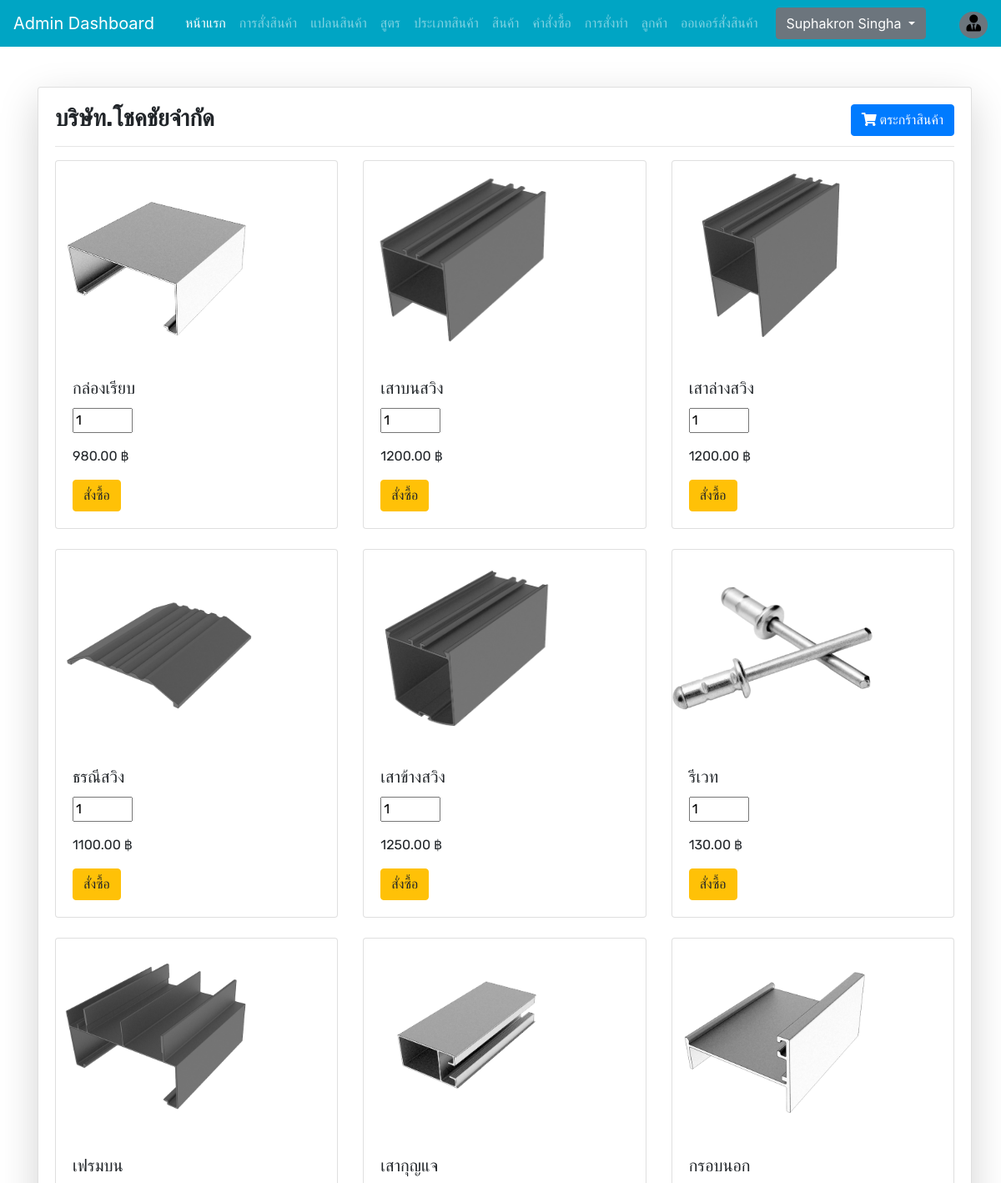
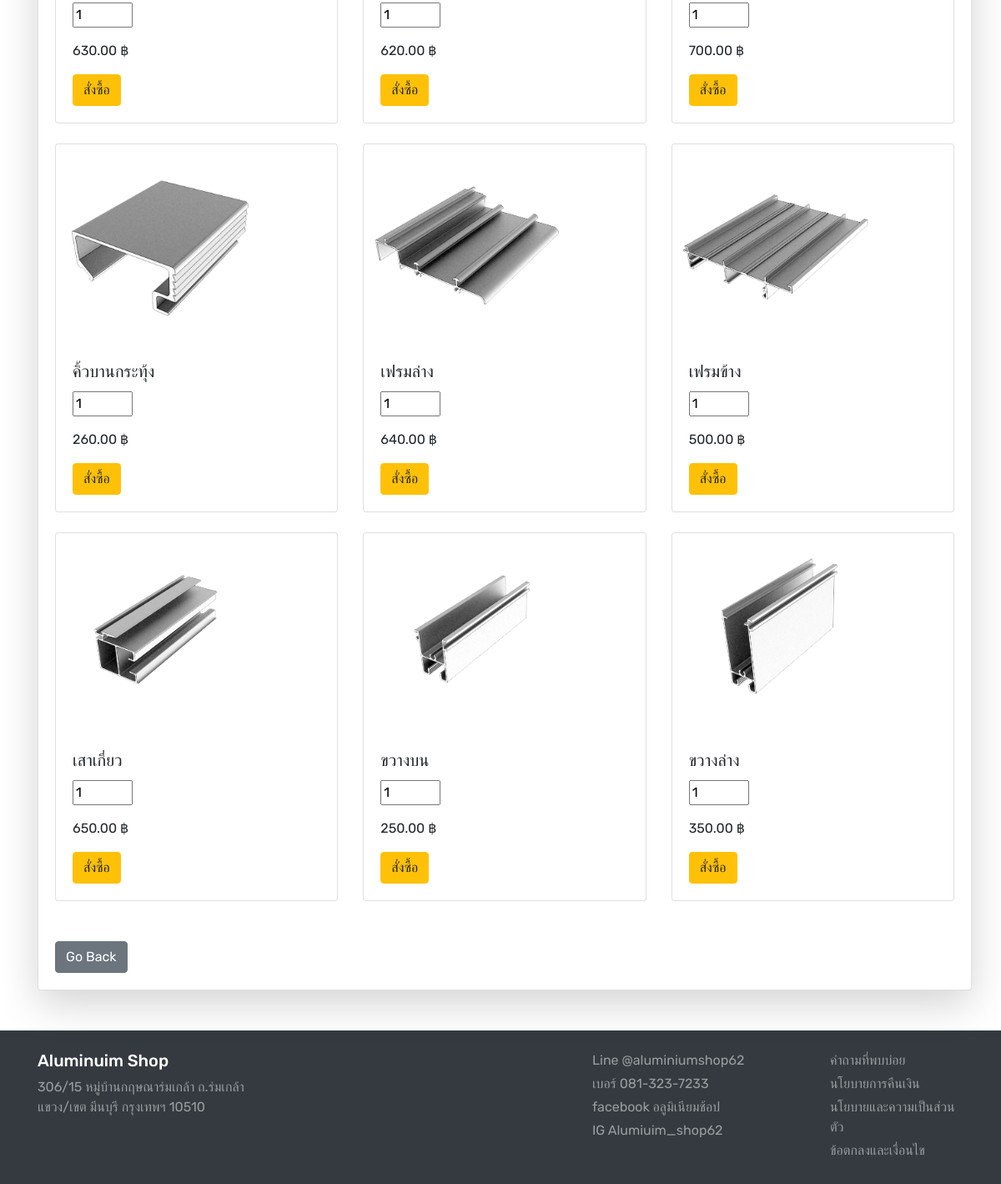
Page /admin/admincompanydetail.php?id=1 (signed in) on the committed database (2 pictures, top to bottom).
### tables this page shows
CREATE TABLE `company` (
  `company_id` int(11) NOT NULL,
  `company_name` varchar(255) NOT NULL,
  `company_image` varchar(255) NOT NULL
);

CREATE TABLE `product` (
  `item_id` int(11) NOT NULL,
  `item_brand` int(11) NOT NULL,
  `item_name` varchar(255) NOT NULL,
  `item_price` double(10,2) NOT NULL,
  `item_image` varchar(255) NOT NULL,
  `item_register` datetime DEFAULT NULL,
  `item_qty` double(10,2) NOT NULL
);

### functions.php (called while the page is built, shortened)
<?php
require ('database/DBController.php');
require ('database/Admin.php');
$db = new DBController();
$adminOrder = new Admin($db);

### database/Admin.php (called while the page is built, shortened)
<?php
class Admin
{
    public $db = null;
    public function __construct(DBController $db)
    {
        $this->db = $db;
    }
    public function companydetails($company_id) {
        $result = mysqli_query($this->db->con,"SELECT company.company_id, company.company_name, product.item_id, product.item_name, product.item_price, product.item_image FROM companydetails
        INNER JOIN company ON company.company_id = companydetails.company_id
        INNER JOIN product ON product.item_id = companydetails.item_id
        WHERE company.company_id = '$company_id'");
        return $result;
    }
}

### database/DBController.php (called while the page is built, shortened)
<?php
class DBController
{
    protected $host = 'localhost';
    protected $user = 'root';
    protected $password = '';
    protected $database = "project";
    public function __construct()
    {
        $this->con = mysqli_connect($this->host, $this->user, $this->password, $this->database);
    }
}

### admin/admincompanydetail.php (the view, shortened to what this page needs)
<?php
    if ($_SESSION['admin_id'] == "") {
        header("location: adminlogin.php");
    } else {
?>
<?php
include ('adminheader.php');
?>
<?php
    $company_id = $_GET['id'];
    $sql = $adminOrder->companydetails($company_id);
    while($row1 = mysqli_fetch_array($sql)) {
        $company = $row1['company_name'];
    }
?>
<br>
<br>
    <div class="container">
        <div class="row">
            <div class="col-md-3">
                <div class="card shadow-lg p-30 card-responsive" style="width: 70rem;">
                    <div class="card-body">
                        <div class="font-rubik ">
                            <div class="float-right">
                                <a href="admincompanyIN.php?id=<?php echo $company_id; ?>" class="btn btn-primary"><i class="fas fa-shopping-cart"></i> ตระกร้าสินค้า</a>
                            </div>
                            <h3><strong><?php echo $company; ?></strong></h3>
                            <hr>
                            <div class="row row-cols-1 row-cols-md-3">
                                <?php
                                    $sql = $adminOrder->companydetails($company_id);
                                    while($row = mysqli_fetch_array($sql)) {
                                ?>
                                <form action="admincompanyitem.php" method="post">
                                    <div class="col mb-4">
                                        <div class="card">
                                            <img src="../<?php echo $row['item_image']; ?>" class="card-img-top" style="width: 15rem;" alt="...">
                                            <div class="card-body">
                                                <h5 class="card-title"><?php echo $row['item_name']; ?></h5>
                                                <p class="card-text"><input type="number" value="1" name="item_qty" min='1' max='500'></p>
                                                <p class="card-text"><?php echo $row['item_price']; ?> ฿</p>
                                                <button type="submit" name="submit" class="btn btn-warning font-size-18">สั่งซื้อ</button>
                                            </div>
                                        </div>
                                    </div>
                                </form>
                                <?php
                                    }
                                ?>
                            </div>
                            <br>
                            <a href="admincompany.php" class="btn btn-secondary">Go Back</a>
                        </div>
                    </div>
                </div>
            </div>
        </div>
    </div>
<br>
<br>
<?php
include ('adminfooter.php');
?>
<?php
}
?>

### style.css (style rules this page uses)
button, button:focus { outline: none !important; box-shadow: none !important; }
.font-rubik { font-family: "Rubik", cursive; }

### rows in the picture
company: company_name "บริษัท.โชคชัยจำกัด", product.item_image (picture), product.item_name "กล่องเรียบ", product.item_price "980.00", product.item_name "เสาบนสวิง", product.item_price "1200.00", product.item_name "เสาล่างสวิง", product.item_name "ธรณีสวิง", product.item_price "1100.00", product.item_name "เสาข้างสวิง", product.item_price "1250.00", product.item_name "รีเวท", product.item_price "130.00", product.item_name "เฟรมบน", product.item_price "630.00", product.item_name "เสากุญแจ", product.item_price "620.00", product.item_name "กรอบนอก", product.item_price "700.00", product.item_name "คิ้วบานกระทุ้ง", product.item_price "260.00", product.item_name "เฟรมล่าง", product.item_price "640.00", product.item_name "เฟรมข้าง", product.item_price "500.00", product.item_name "เสาเกี่ยว", product.item_price "650.00", product.item_name "ขวางบน", product.item_price "250.00", product.item_name "ขวางล่าง", product.item_price "350.00"

### other values in the picture
$_SESSION['A_fullname'] "Suphakron Singha"
